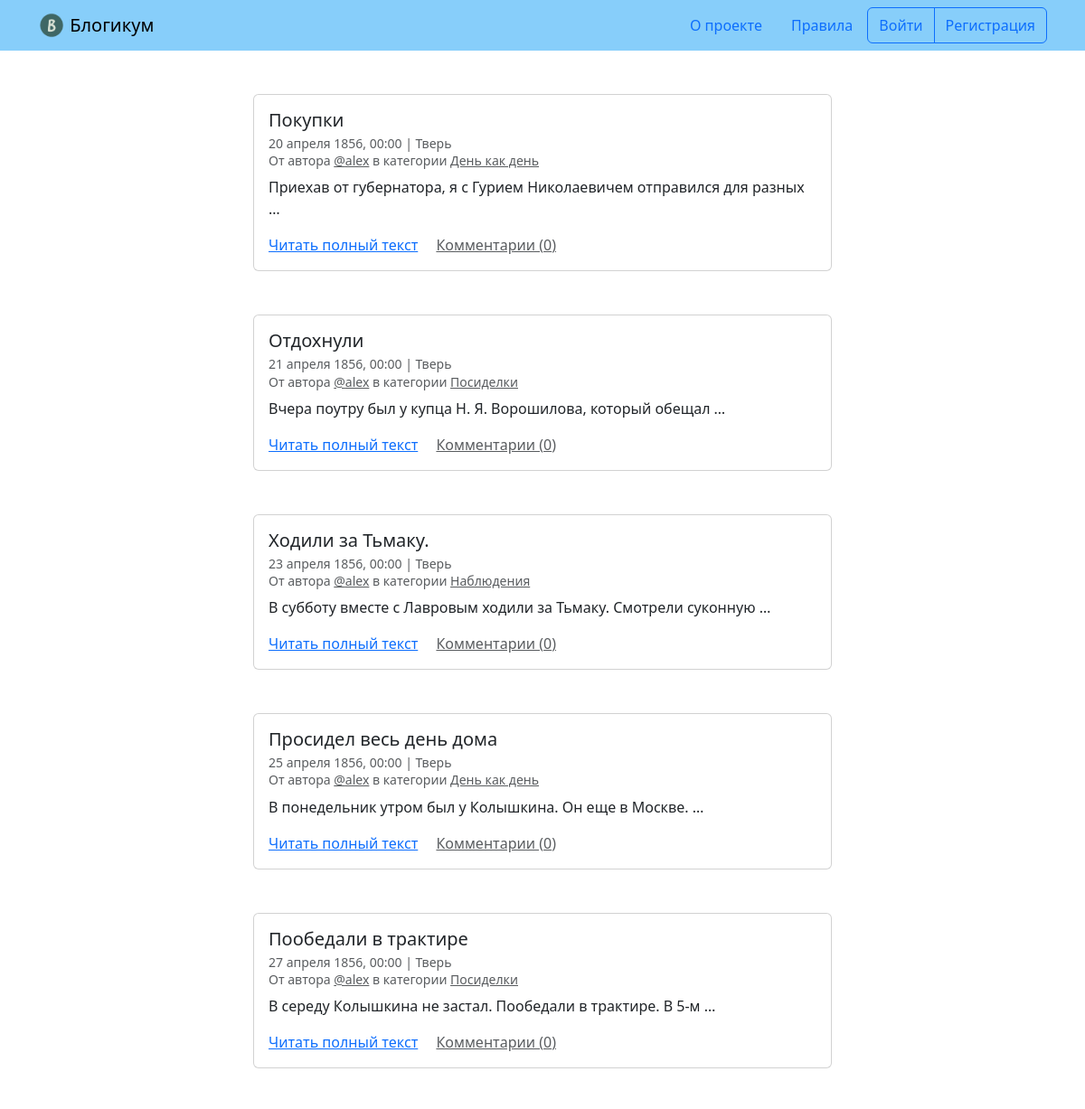
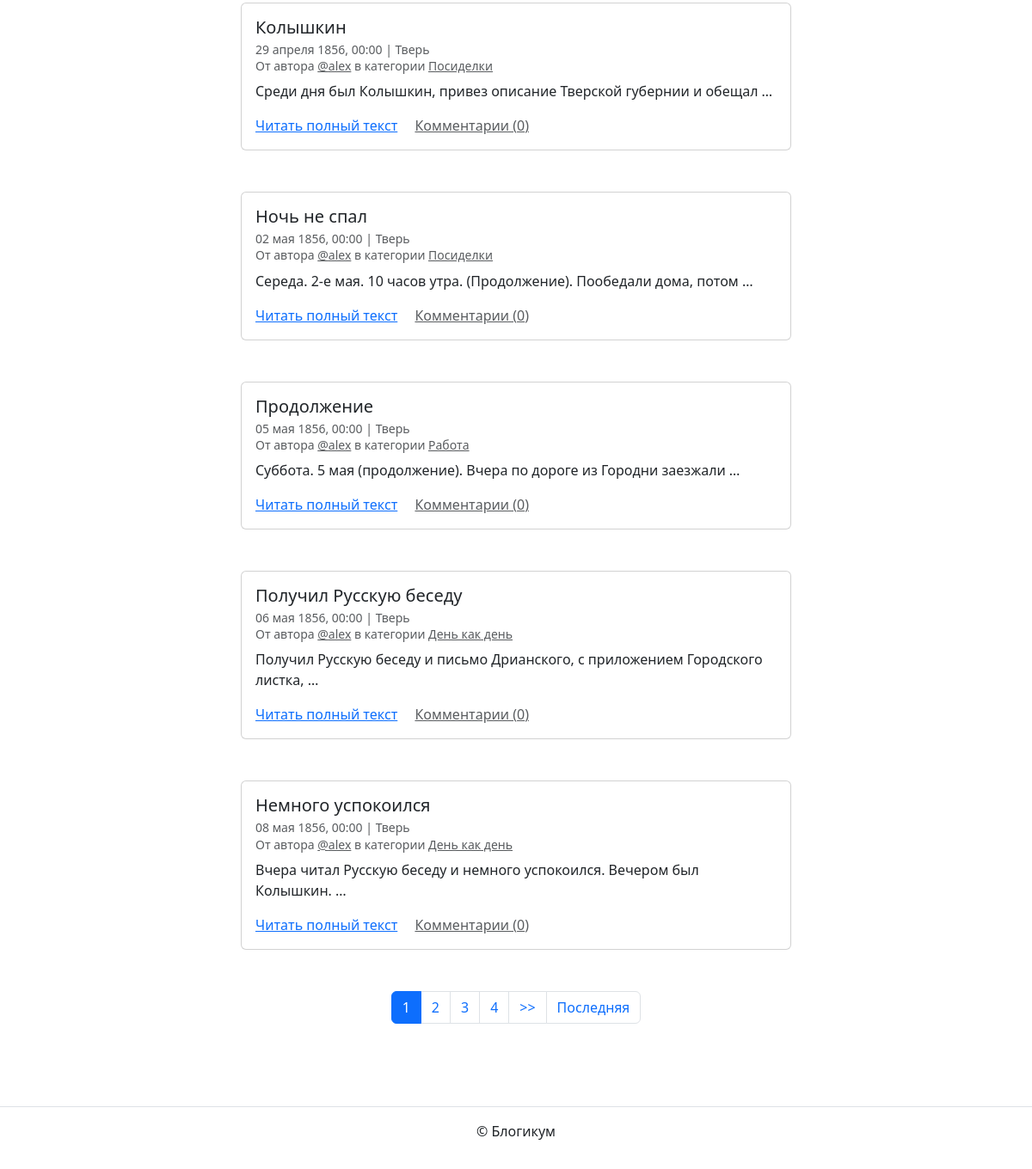
The page / on the database its author committed (2 pictures, top to bottom).
### blog/models.py (models this page shows)
class Post(PublishedModel):
    title = models.CharField(max_length=256, verbose_name='Заголовок')
    text = models.TextField(verbose_name='Текст')
    pub_date = models.DateTimeField(verbose_name='Дата и время публикации',
                                    help_text='Если установить дату и время в '
                                    'будущем — можно делать отложенные'
                                    ' публикации.')
    author = models.ForeignKey(User,
                               on_delete=models.CASCADE,
                               verbose_name='Автор публикации'
                               )
    location = models.ForeignKey(Location,
                                 null=True,
                                 on_delete=models.SET_NULL,
                                 verbose_name='Местоположение'
                                 )
    category = models.ForeignKey(Category,
                                 null=True,
                                 on_delete=models.SET_NULL,
                                 verbose_name='Категория',
                                 related_name='posts'
                                 )
    image = models.ImageField('Фото', upload_to='post_images', blank=True)
    comment_count = models.PositiveIntegerField(default=0)
    class Meta:
        ordering = ('pub_date',)
        verbose_name = 'публикация'
        verbose_name_plural = 'Публикации'

class Location(PublishedModel):
    name = models.CharField(max_length=256, verbose_name='Название места')
    class Meta:
        verbose_name = 'местоположение'
        verbose_name_plural = 'Местоположения'

class Category(PublishedModel):
    title = models.CharField(max_length=256, verbose_name='Заголовок')
    description = models.TextField(verbose_name='Описание')
    slug = models.SlugField(unique=True,
                            verbose_name='Идентификатор',
                            help_text='Идентификатор страницы для URL;'
                                      ' разрешены символы латиницы, цифры,'
                                      ' дефис и подчёркивание.')
    class Meta:
        verbose_name = 'категория'
        verbose_name_plural = 'Категории'

### blog/views.py (the view)
# urls.py: path('', views.Index.as_view(), name='index'),
class Index(ListView):
    model = Post
    template_name = 'blog/index.html'
    queryset = filter_posts(Post.objects).select_related('author')
    paginate_by = POSTS_ON_PAGE

### templates/blog/index.html (shortened to what this page needs)
{% extends "base.html" %}
{% block content %}
  {% for post in page_obj %}
    <article class="mb-5">
      {% include "includes/post_card.html" %}
    </article>
  {% endfor %}
  {% include "includes/paginator.html" %}
{% endblock %}

### templates/base.html (shortened to what this page needs)
{% load static %}
{% load django_bootstrap5 %}
<!DOCTYPE html>
<html lang="ru">
  <head>
    {% bootstrap_css %}
  </head>
  <body>
    {% include "includes/header.html" %}
    <main>
      <div class="container py-5">
        {% block content %}{% endblock %}
      </div>
    </main>
    {% include "includes/footer.html" %}
  </body>
</html>

### templates/includes/header.html
{% load static %}
<header>
  <nav class="navbar navbar-light" style="background-color: lightskyblue">
    <div class="container">
      <a class="navbar-brand" href="{% url 'blog:index' %}">
        <img src="{% static 'img/logo.png' %}" width="30" height="30" class="d-inline-block align-top" alt="">
        Блогикум
      </a>
      {% with request.resolver_match.view_name as view_name %}
        <ul class="nav  nav-pills">
          <li class="nav-item">
            <a class="nav-link {% if view_name == 'pages:about' %} text-white {% endif %}" href="{% url 'pages:about' %}">
              О проекте
            </a>
          </li>
          <li class="nav-item">
            <a class="nav-link {% if view_name == 'pages:rules' %} text-white {% endif %}" href="{% url 'pages:rules' %}">
              Правила
            </a>
          </li>
          {% if user.is_authenticated %}
            <div class="btn-group" role="group" aria-label="Basic outlined example">
              <button type="button" class="btn btn-outline-primary"><a class="text-decoration-none text-reset"
                  href="{% url 'blog:create_post' %}">Написать пост</a></button>
              <button type="button" class="btn btn-outline-primary"><a class="text-decoration-none text-reset"
                  href="{% url 'blog:profile' user.username %}">{{ user.username }}</a></button>
              <button type="button" class="btn btn-outline-primary"><a class="text-decoration-none text-reset"
                  href="{% url 'logout' %}">Выйти</a></button>
            </div>
          {% else %}
            <div class="btn-group" role="group" aria-label="Basic outlined example">
              <button type="button" class="btn btn-outline-primary"><a class="text-decoration-none text-reset"
                  href="{% url 'login' %}">Войти</a></button>
              <button type="button" class="btn btn-outline-primary"><a class="text-decoration-none text-reset"
                  href="{% url 'registration' %}">Регистрация</a></button>
            </div>
          {% endif %}
        </ul>
      {% endwith %}
    </div>
  </nav>
</header>

### templates/includes/post_card.html (shortened to what this page needs)
<div class="col d-flex justify-content-center">
  <div class="card" style="width: 40rem;">
    <div class="card-body">
      <h5 class="card-title">{{ post.title }}</h5>
      <h6 class="card-subtitle mb-2 text-muted">
        <small>
          {{ post.pub_date|date:"d E Y, H:i" }} | {% if post.location and post.location.is_published %}{{ post.location.name }}{% else %}Планета Земля{% endif %}<br>
          От автора <a class="text-muted" href="{% url 'blog:profile' post.author.username %}">@{{ post.author.username }}</a> в
          категории {% include "includes/category_link.html" %}
        </small>
      </h6>
      <p class="card-text">{{ post.text|truncatewords:10 }}</p>
      <a href="{% url 'blog:post_detail' post.id %}" class="card-link">Читать полный текст</a>
      <a href="{% url 'blog:post_detail' post.id %}" class="card-link text-muted">Комментарии ({{ post.comment_count }})</a>
    </div>
  </div>
</div>

### templates/includes/category_link.html
<a class="text-muted" href="{% url 'blog:category_posts' post.category.slug %}">
  {{ post.category.title }}
</a>

### templates/includes/paginator.html (shortened to what this page needs)
{% if page_obj.has_other_pages %}
  <nav aria-label="Page navigation" class="my-5">
    <ul class="pagination justify-content-center">
      {% for i in page_obj.paginator.page_range %}
        {% if page_obj.number == i %}
          <li class="page-item active">
            <span class="page-link">{{ i }}</span>
          </li>
        {% else %}
          <li class="page-item">
            <a class="page-link" href="?page={{ i }}">{{ i }}</a>
          </li>
        {% endif %}
      {% endfor %}
      {% if page_obj.has_next %}
        <li class="page-item">
          <a class="page-link" href="?page={{ page_obj.next_page_number }}">
            >>
          </a>
        </li>
        <li class="page-item">
          <a class="page-link" href="?page={{ page_obj.paginator.num_pages }}">
            Последняя
          </a>
        </li>
      {% endif %}
    </ul>
  </nav>
{% endif %}

### templates/includes/footer.html
<footer class="border-top text-center py-3">
  <p>© Блогикум</p>
</footer>

### rows shown on the page
Post: title "Покупки", pub_date "20 апреля 1856, 00:00", location.name "Тверь", author.username "alex", category "День как день", text "Приехав от губернатора, я с Гурием Николаевичем отправился для разных …", comment_count "0"
Post: title "Отдохнули", pub_date "21 апреля 1856, 00:00", location.name "Тверь", author.username "alex", category "Посиделки", text "Вчера поутру был у купца Н. Я. Ворошилова, который обещал …", comment_count "0"
Post: title "Ходили за Тьмаку.", pub_date "23 апреля 1856, 00:00", location.name "Тверь", author.username "alex", category "Наблюдения", text "В субботу вместе с Лавровым ходили за Тьмаку. Смотрели суконную …", comment_count "0"
Post: title "Просидел весь день дома", pub_date "25 апреля 1856, 00:00", location.name "Тверь", author.username "alex", category "День как день", text "В понедельник утром был у Колышкина. Он еще в Москве. …", comment_count "0"
Post: title "Пообедали в трактире", pub_date "27 апреля 1856, 00:00", location.name "Тверь", author.username "alex", category "Посиделки", text "В середу Колышкина не застал. Пообедали в трактире. В 5-м …", comment_count "0"
Post: title "Колышкин", pub_date "29 апреля 1856, 00:00", location.name "Тверь", author.username "alex", category "Посиделки", text "Среди дня был Колышкин, привез описание Тверской губернии и обещал …", comment_count "0"
Post: title "Ночь не спал", pub_date "02 мая 1856, 00:00", location.name "Тверь", author.username "alex", category "Посиделки", text "Середа. 2-е мая. 10 часов утра. (Продолжение). Пообедали дома, потом …", comment_count "0"
Post: title "Продолжение", pub_date "05 мая 1856, 00:00", location.name "Тверь", author.username "alex", category "Работа", text "Суббота. 5 мая (продолжение). Вчера по дороге из Городни заезжали …", comment_count "0"
Post: title "Получил Русскую беседу", pub_date "06 мая 1856, 00:00", location.name "Тверь", author.username "alex", category "День как день", text "Получил Русскую беседу и письмо Дрианского, с приложением Городского листка, …", comment_count "0"
Post: title "Немного успокоился", pub_date "08 мая 1856, 00:00", location.name "Тверь", author.username "alex", category "День как день", text "Вчера читал Русскую беседу и немного успокоился. Вечером был Колышкин. …", comment_count "0"

### other values the page prints
{{ i }} "1"
{{ i }} "2" "3" "4"
